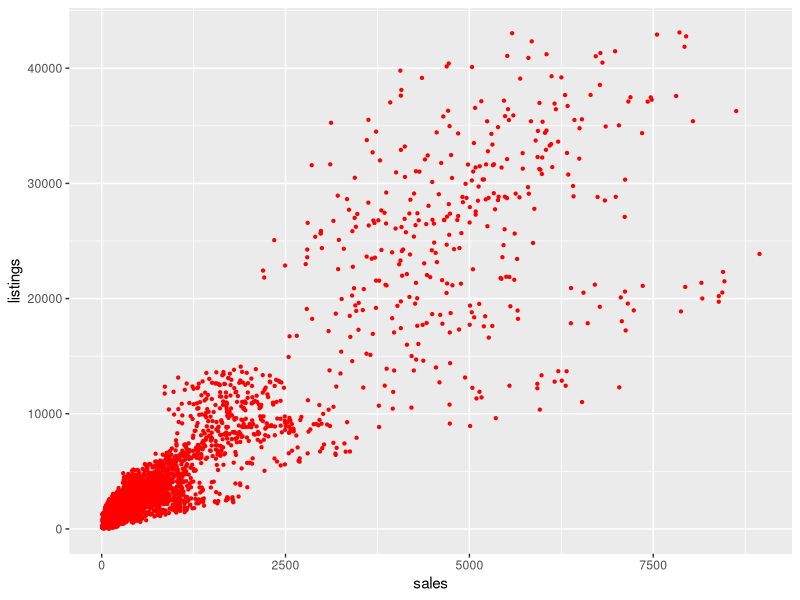
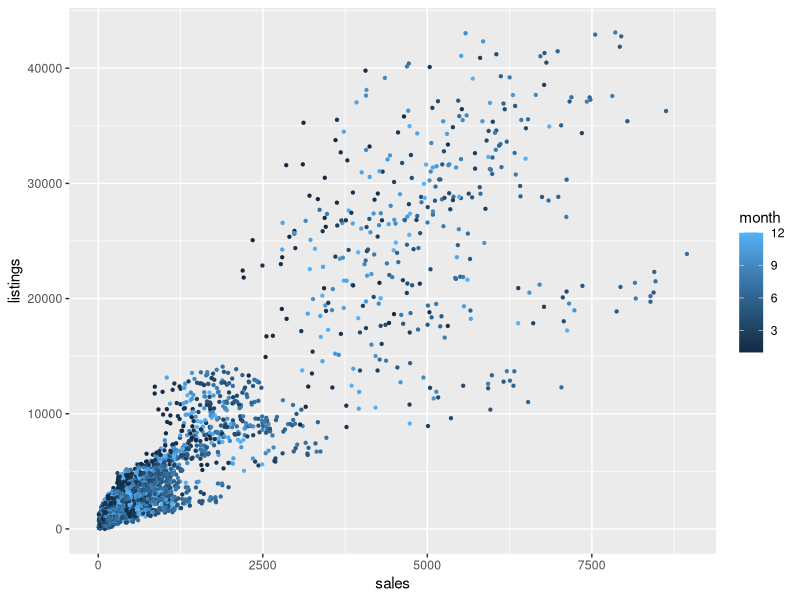
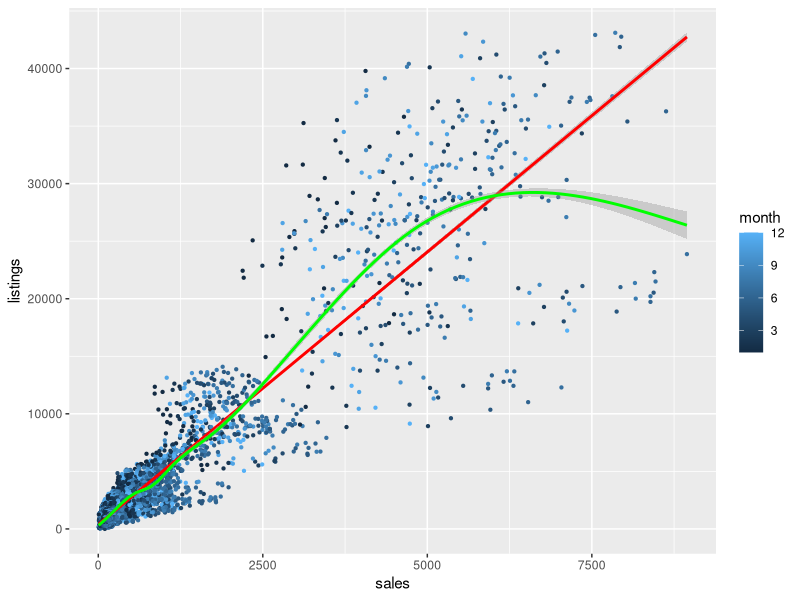
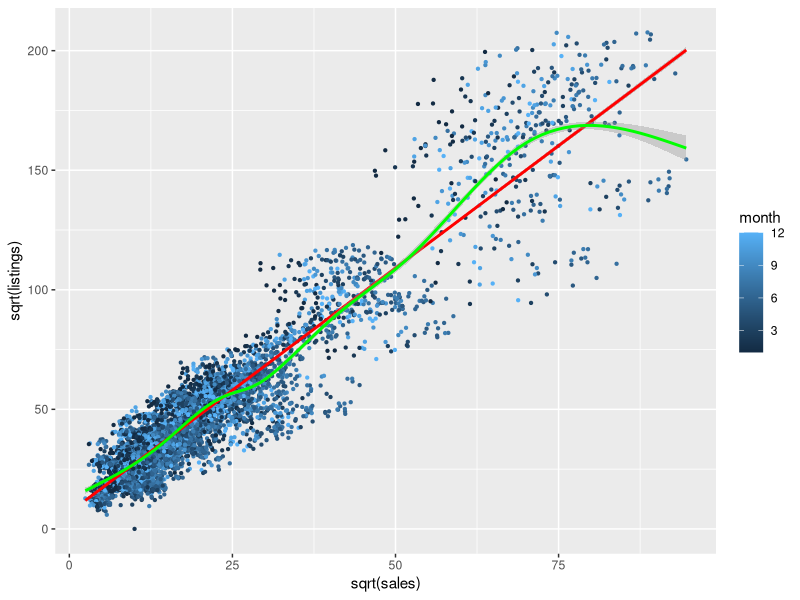
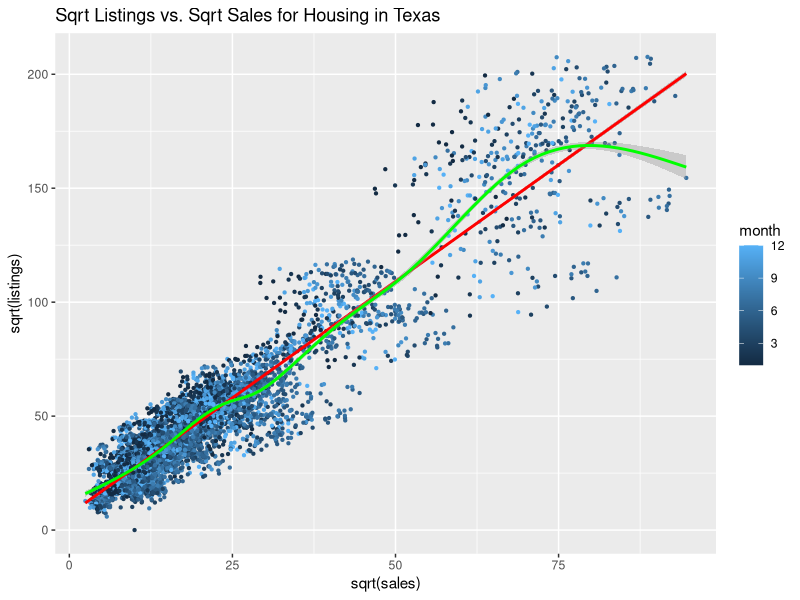
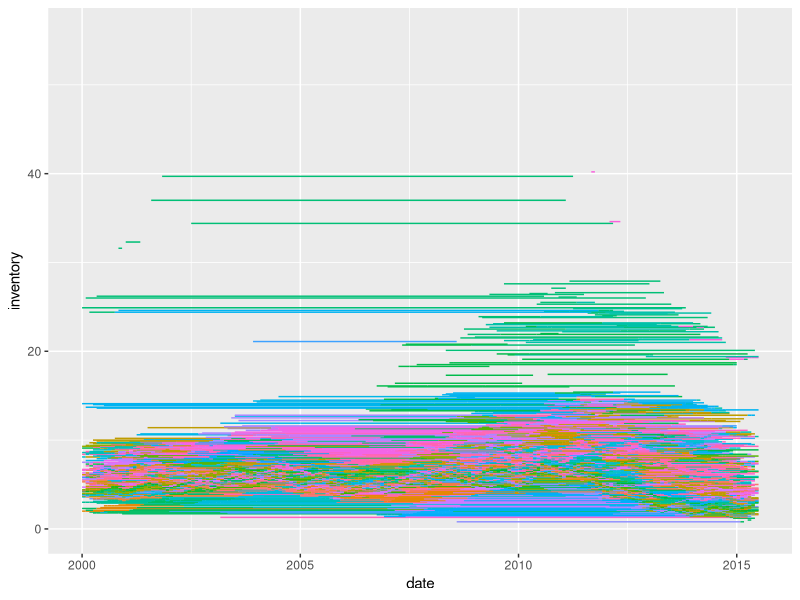

The R source for these figures, in order:
##ST 308 Activity 8
##Name: Mallory LaRusso
##Group Members: Aidan McCarthy, Jordan Lewis

#For this activity you will create an R program and upload that program to wolfware. Be sure that your R file adheres to the R file submission guidelines (available on wolfware).

#To Do -- Write an R script that answers each number below. Note that you should have comments throughout your program explaining what you are doing and also you may be asked to place some answers in a comment.

#-------------------------------------------------------------------------------

#1. load the ggplot2 and dplyr package. Run the following code to generate an object called "data" which contains the non missing rows from the txhousing data set.

library(ggplot2)
library(dplyr)
data <- txhousing %>% filter(complete.cases(txhousing))

#Then create an initial ggplot object with sales as the x variable and listings as the y variable.

g <- ggplot(data = data, aes(x = sales, y = listings))

#2. Create a scatter plot. Color the dots in red and change the size to 0.8.

g + geom_point(color = "red", size = 0.8)

#3. create a scatter plot. Color the dots by month and still assign the size to be 0.8.

g + geom_point(aes(color = month), size = 0.8)

#4. On top of the plot in 3., add a linear regression line (method=lm)and color it red. 
#Add another line with color green and no method=.  
#(This is a way to check to see if a straight line is a reasonable model.)

g + geom_point(aes(color = month), size = 0.8) + geom_smooth(color = "red",method="lm") + geom_smooth(color = "green")

#5. Based on the plot in 4., make a new ggplot object replacing the x and y variables by their square roots. 
#Then use similar code as in 4 to see if a straight line is appropriate.

m <- ggplot(data = data, aes(x = sqrt(sales), y = sqrt(listings)))
m + geom_point(aes(color = month), size = 0.8) + geom_smooth(color = "red",method="lm") + geom_smooth(color = "green")

#6. Based on the plot in 5., add a title "Sqrt Listings vs. Sqrt Sales for Housing in Texas".

m + geom_point(aes(color = month), size = 0.8) + geom_smooth(color = "red",method="lm") + geom_smooth(color = "green") + ggtitle("Sqrt Listings vs. Sqrt Sales for Housing in Texas")

#7. Create a new ggplot object from data with date as the x variable, inventory as the y variable, and city as the group variable.

c <- ggplot(data = data, aes(x = date, y = inventory, group = inventory))

#8. Using the new object in 7., draw a spaghetti plot, i.e., 
#a set of lines connecting each point for each city's inventory time series. 
# Assign different color to different lines according to the city variable. 
#Hint: use the geom_line() function--look it up in help.  
# The group=city code in 7. tells geom_line which points to connect. Then add a new statement 

c + geom_line(aes(color = city)) + theme(legend.position = "none") 

#to get rid of all th city names in the legend (they take up too much room!).

